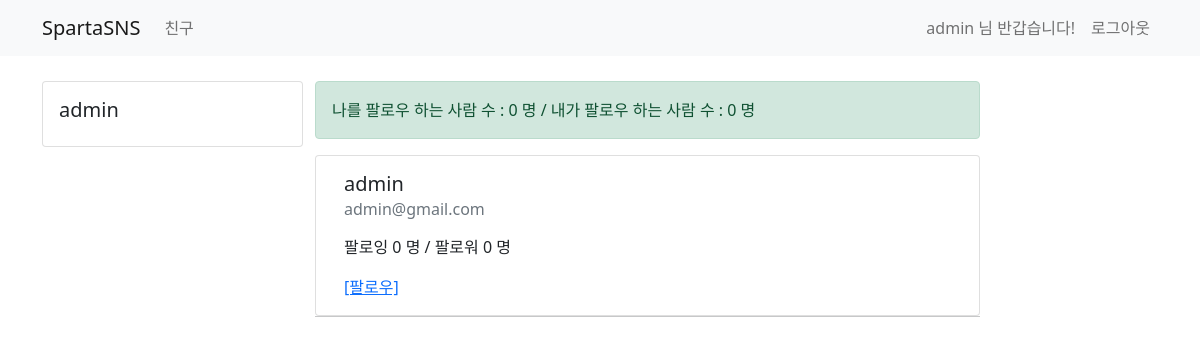
Page /user/ (signed in) on the earlier database version.
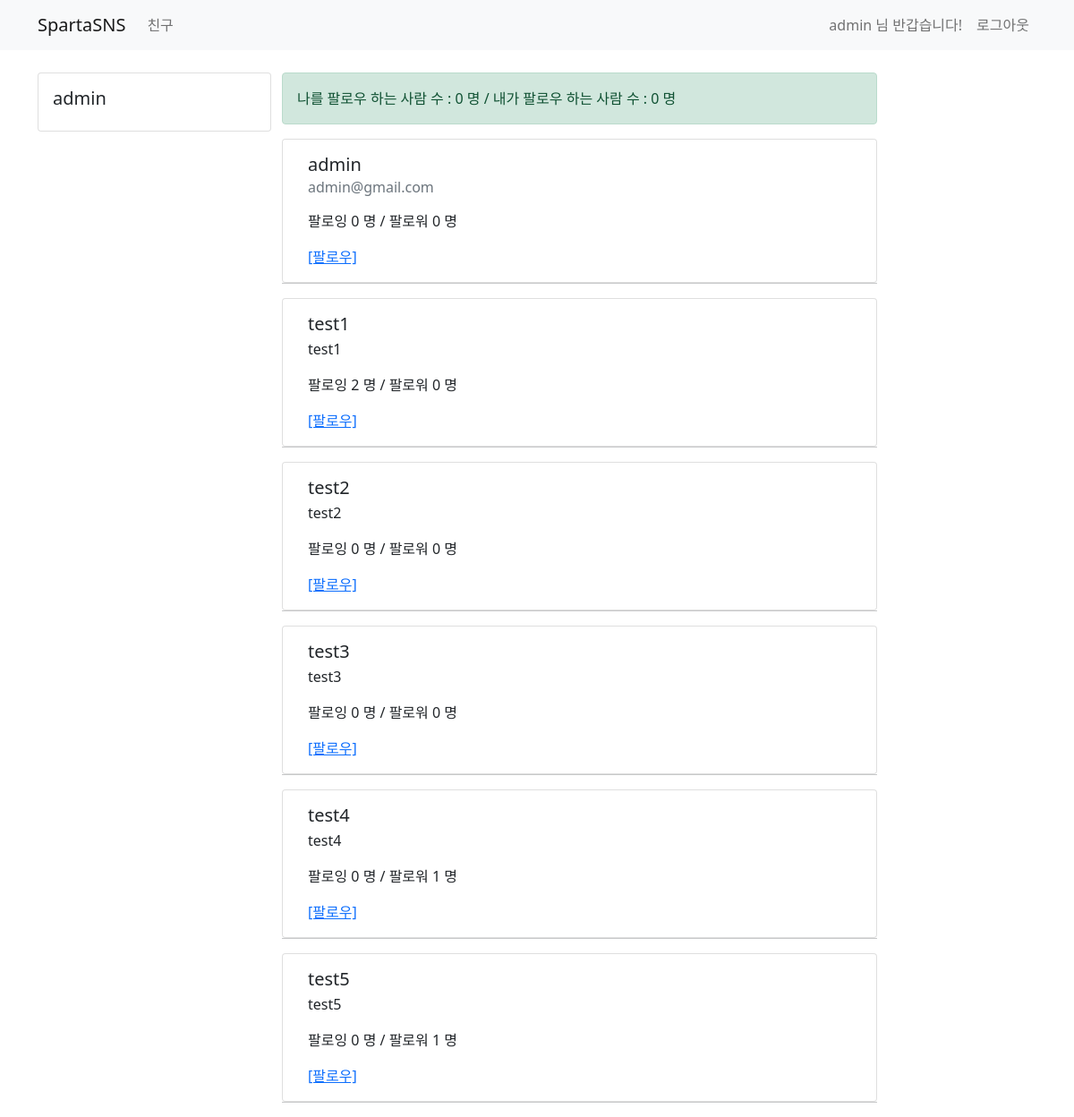
Same page on the later database version.
### user/models.py (models this page shows)
class UserModel(AbstractUser):
    class Meta:
        db_table = "my_user"
    bio = models.CharField(max_length=256, default='')
    follow = models.ManyToManyField(settings.AUTH_USER_MODEL, related_name='followee')

### user/views.py (the view)
# urls.py: path('user/', views.user_view, name='user-list'),
@login_required
def user_view(request):
    if request.method == 'GET':
        user_list = UserModel.objects.all()
        return render(request, 'user/user_list.html', {'user_list': user_list})

### templates/user/user_list.html (shortened to what this page needs)
{% extends 'base.html' %}
{% block content %}
    <div class="container timeline-container">
        <div class="row">
            <div class="col-md-3">
                <div class="card">
                    <div class="card-body">
                        <h5 class="card-title">{{ user.username }}</h5>
                    </div>
                </div>
            </div>
            <div class="col-md-7">
                <div class="row">
                    <div class="alert alert-success" role="alert">
                        나를 팔로우 하는 사람 수 : {{ user.followee.count }} 명 / 내가 팔로우 하는 사람 수 : {{ user.follow.count }} 명
                    </div>
                </div>
                <div class="row">
                    {% for ul in user_list %}
                        <div class="card">
                            <div class="card-body">
                                <h5 class="card-title">{{ ul.username }}</h5>
                                <h6 class="card-subtitle mb-2 text-muted">{{ ul.email }}</h6>
                                <p class="card-text">
                                    {{ ul.bio }}
                                </p>
                                <p class="card-text">
                                    팔로잉 {{ ul.follow.count }} 명 / 팔로워 {{ ul.followee.count }} 명
                                </p>
                                {% if ul in user.follow.all %}
                                    <a href="/user/follow/{{ ul.id }}" class="card-link">[팔로우 취소]</a>
                                {% else %}
                                    <a href="/user/follow/{{ ul.id }}" class="card-link">[팔로우]</a>
                                {% endif %}
                            </div>
                        </div>
                        <hr>
                    {% endfor %}
                </div>
            </div>
            <div class="col-md-2"></div>
        </div>
    </div>
{% endblock %}

### templates/base.html (shortened to what this page needs)
<!DOCTYPE html>
<html lang="en">
<head>
    <link href="https://cdn.jsdelivr.net/npm/bootstrap@5.0.0-beta3/dist/css/bootstrap.min.css" rel="stylesheet"
>
</head>
<body>
<nav class="navbar navbar-expand-lg navbar-light bg-light">
    <div class="container">
        <a class="navbar-brand" href="/">SpartaSNS</a>
        {% if user.is_authenticated %}
            <div class="collapse navbar-collapse" id="navbarSupportedContent">
                <ul class="navbar-nav mr-auto">
                    <li class="nav-item">
                        <a class="nav-link" href="/user"> 친구 </a>
                    </li>
                </ul>
            </div>
        {% endif %}
        <form class="form-inline my-2 my-lg-0">
            {% if not user.is_authenticated %}
                <ul class="navbar-nav mr-auto">
                    <li class="nav-item active">
                        <a class="nav-link" href="/sign-in"> 로그인 <span class="sr-only"></span></a>
                    </li>
                    <li class="nav-item active">
                        <a class="nav-link" href="/sign-up"> 회원가입 <span class="sr-only"></span></a>
                    </li>
                </ul>
            {% else %}
                <ul class="navbar-nav mr-auto">
                    <li class="nav-item" disabled>
                        <span class="nav-link">
                            {{ user.username }} 님 반갑습니다!
                        </span>
                    </li>
                    <li class="nav-item">
                        <a class="nav-link" href="/logout"> 로그아웃 </a>
                    </li>
                </ul>
            {% endif %}
        </form>
    </div>
</nav>
{% block content %}
{% endblock %}
</body>
</html>

### templates/base.html (style rules this page uses)
.timeline-container { margin-top: 25px }

Differences in the rows shown:
added UserModel: username "test1", bio "test1", follow.count "2", followee.count "0"
added UserModel: username "test2", bio "test2", follow.count "0", followee.count "0"
added UserModel: username "test3", bio "test3", follow.count "0", followee.count "0"
added UserModel: username "test4", bio "test4", follow.count "0", followee.count "1"
added UserModel: username "test5", bio "test5", follow.count "0", followee.count "1"
